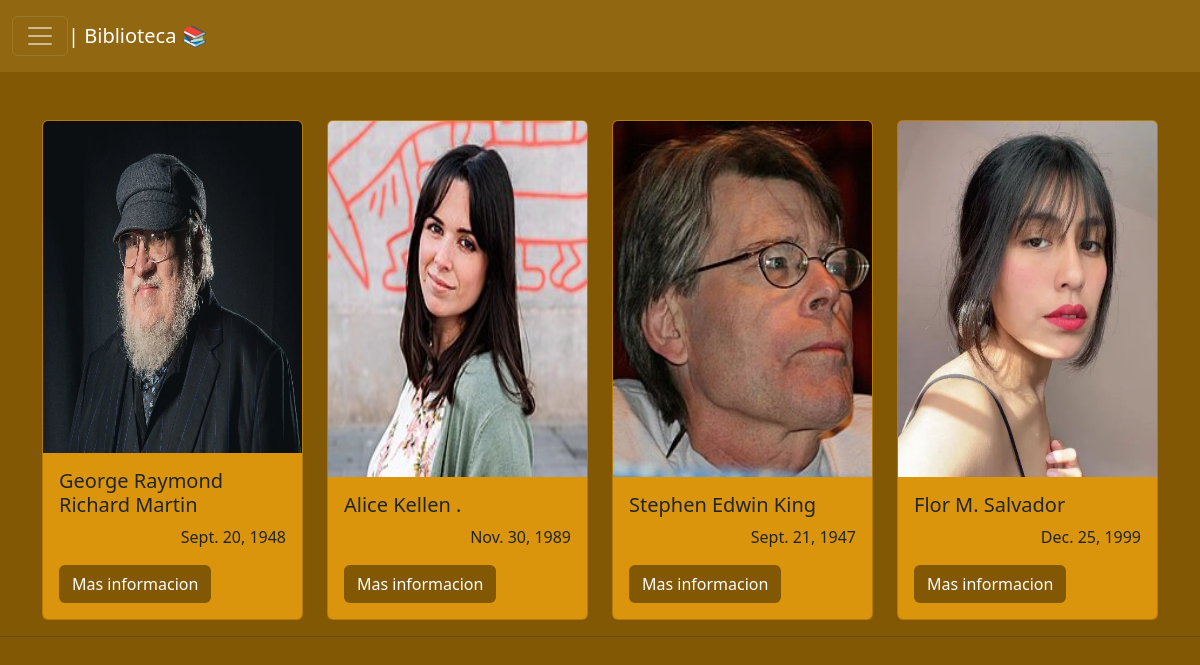
Screenshot of /autores/ (signed in) with the database file from the repository.
### libreria/models.py (models this page shows, shortened)
class Autor(models.Model):
    Nombre = models.CharField(max_length=100)
    ApellidosP = models.CharField(max_length=100)
    ApellidosM = models.CharField(max_length=100)
    FechaNac = models.DateField()
    Seleccionar = 'Seleccionar'
    Masculino = 'Masculino'
    Femenino = 'Femenino'
    TipoDeGenero = [
        (Seleccionar, 'Seleccionar'),
        (Masculino, 'Masculino'),
        (Femenino, 'Femenino'),
    ]
    Genero = models.CharField(max_length=20, choices=TipoDeGenero, default = 'Seleccionar')
    Edad = models.IntegerField()
    Foto = models.ImageField(upload_to='poster/', blank=True)

### libreria/views.py (the view)
# urls.py: path('autores/', AutorPageView.as_view(), name='autor'),
class AutorPageView(LoginRequiredMixin, ListView):
    template_name = 'autor.html'
    model = Autor
    context_object_name = 'Todos_Los_Autores'
    login_url = 'login'

### libreria/templates/autor.html (shortened to what this page needs)
{% extends 'base.html' %}
{% load static %}
{% block content %}
<body style="background-color: #825804;">
    {% if user.is_authenticated %}
        <br>
        <div class="container">
            <div class="row">
                {% for autor in Todos_Los_Autores %}
                    <div class="col-sm-6 col-md-4 col-lg-3 mt-4">
                        <div class="card" style="background-color: #da950d; height: 500px;">
                            {% if autor.Foto %}
                                <img class="card-img-top" alt="Card image cap" style="width: 100%; height: 100%; text-align: center;" src="{{ autor.Foto.url }}" />
                            {% else %}
                                <h5>Sin Foto</h5>
                            {% endif %}
                            <div class="card-body">
                                <h5 class="card-title">{{autor.Nombre}} {{autor.ApellidosP}} {{autor.ApellidosM}}</h5>
                                <p class="card-text" style="text-align: right;">{{autor.FechaNac}}</p>
                                <button class="btn btn-dark-outline" style="background-color: #825804;">
                                    <a class="nav-link" href="{% url 'autor_detalle' autor.pk %}" style="color: white;">Mas informacion</a>
                                </button>
                            </div>
                        </div>
                    </div>
                {% endfor %}
            </div>
        </div>
        <hr>
    {% else %}
        <script>
            window.location.replace('http://127.0.0.1:8000/accounts/login/');
        </script>
    {% endif %}
</body>
{% endblock content %}

### rows the page displays
Autor: Foto (picture), Nombre "George Raymond", ApellidosP "Richard", ApellidosM "Martin", FechaNac "Sept. 20, 1948"
Autor: Foto (picture), Nombre "Alice", ApellidosP "Kellen", ApellidosM ".", FechaNac "Nov. 30, 1989"
Autor: Foto (picture), Nombre "Stephen", ApellidosP "Edwin", ApellidosM "King", FechaNac "Sept. 21, 1947"
Autor: Foto (picture), Nombre "Flor", ApellidosP "M.", ApellidosM "Salvador", FechaNac "Dec. 25, 1999"
